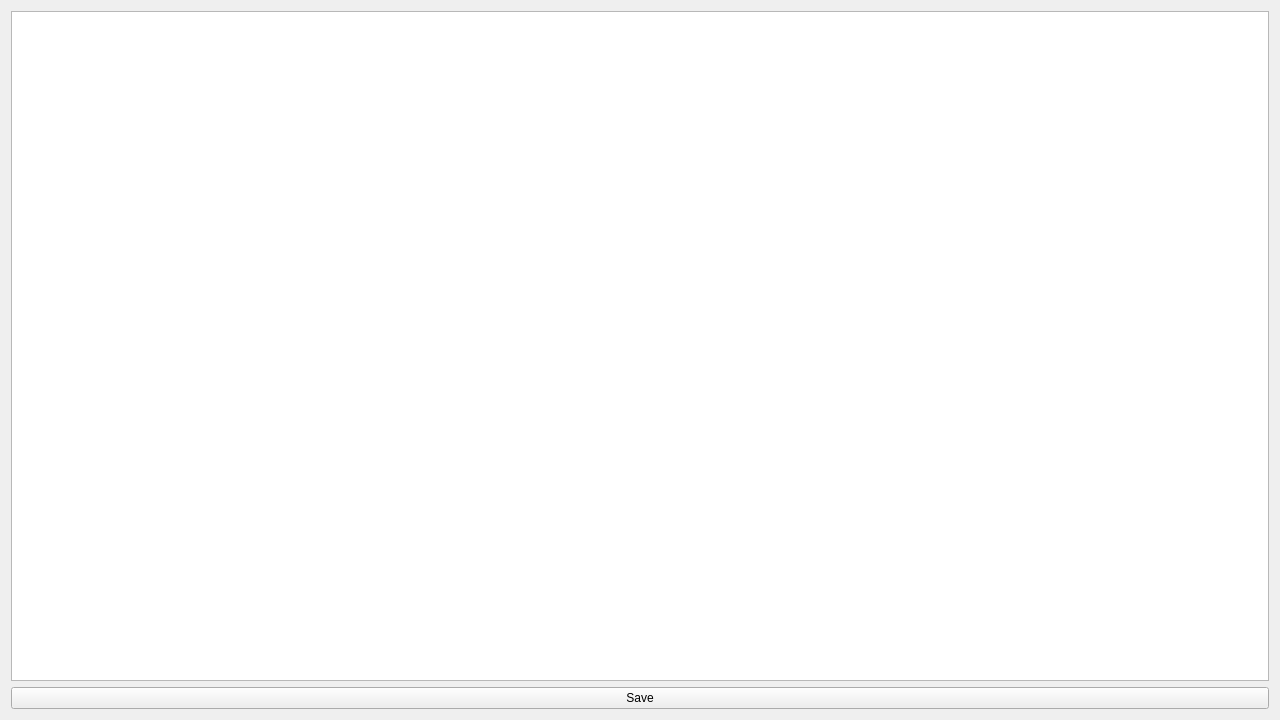
<?xml version="1.0" encoding="UTF-8"?>
<ui version="4.0">
 <class>MethodEditor</class>
 <widget class="QWidget" name="MethodEditor">
  <property name="geometry">
   <rect>
    <x>0</x>
    <y>0</y>
    <width>1280</width>
    <height>720</height>
   </rect>
  </property>
  <property name="windowTitle">
   <string>Form</string>
  </property>
  <layout class="QVBoxLayout" name="verticalLayout">
   <item>
    <widget class="QTextEdit" name="textEdit"/>
   </item>
   <item>
    <widget class="QPushButton" name="save">
     <property name="text">
      <string>Save</string>
     </property>
    </widget>
   </item>
  </layout>
 </widget>
 <resources/>
 <connections/>
</ui>
